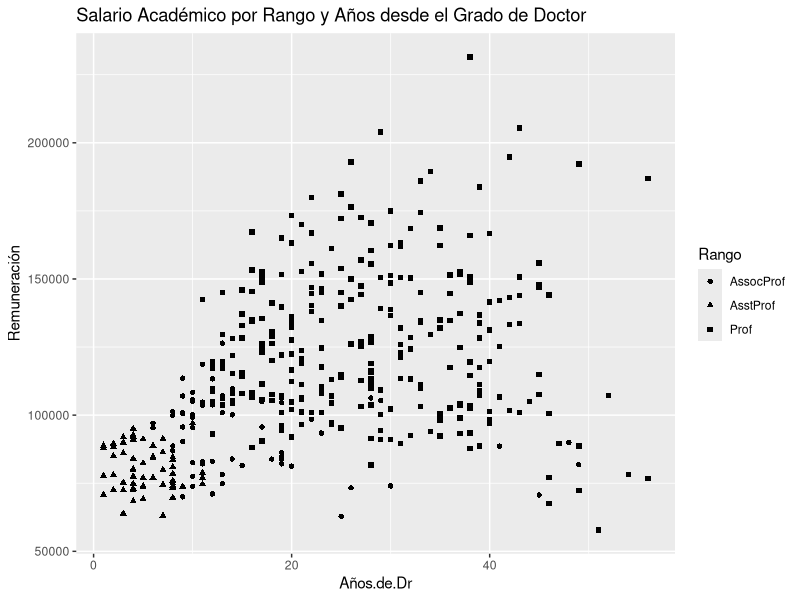

Reproduce this figure in R.
# Rscript tres.variables.bn.r

# Cargando libreria.
library(ggplot2)

# Lee datos del archivo .csv 
datos <- read.csv("salarios.csv")

# Gráfica  Años de Experiencia Vs. Remuneración y el Color representando el Rango

pdf(file="Tres_Variables_ByN.pdf")
png("Tres_Variables_ByN.png")

ggplot( datos, 
        aes(x = Años.de.Dr, 
	   y = Remuneración,
	   shape = Rango) ) +
  geom_point() + 
  labs(title = "Salario Académico por Rango y Años desde el Grado de Doctor")

dev.off()

# REFERENCIAS
# Oscar Núñez Mori. Jaén, 10-Jul-2024. Basado en:
# - Kabacoff. R. () Modern Data Visualization with R. Chap. 6.
#   https://rkabacoff.github.io/datavis/Multivariate.html
#   https://github.com/Rkabacoff/datavis_support
# - Fox J. and Weisberg, S. (2011) An R Companion to Applied Regression, 2nd. Sage.
#   https://www.rdocumentation.org/packages/carData/versions/3.0-1/topics/Salaries


